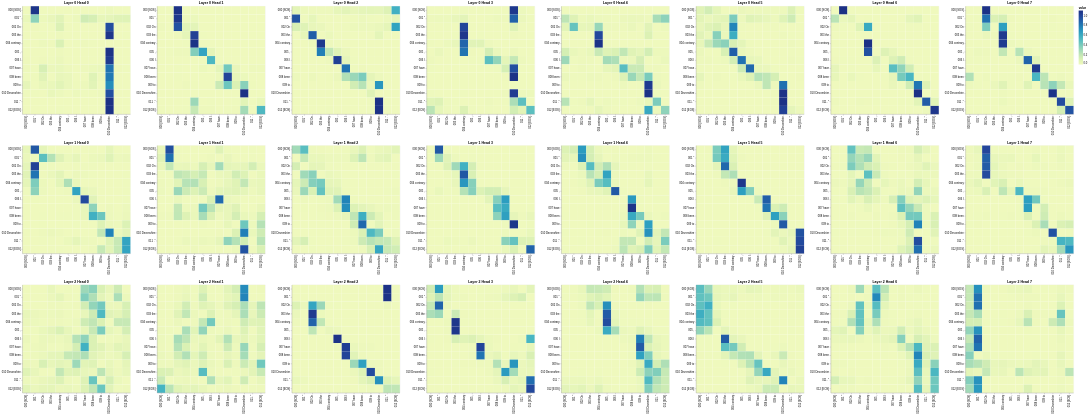

Here is the notebook cell this chart was saved with:
### Code cell
layers = [0, 1, 2]
heads = [0, 1, 2, 3, 4, 5, 6, 7]

# Encoder Self-Attention
get_all_attention_maps("encoder", layers, heads, encoder_input_tokens, encoder_input_tokens, min(20, sentence_len))

### Figure 1 — Vega-Lite specification as saved in the notebook (floating-point values rounded to 4 significant figures; data arrays with more than 128 entries replaced by an {"elided": "..."} marker saying what was removed)
{"config": {"view": {"continuousWidth": 300, "continuousHeight": 300}}, "vconcat": [{"hconcat": [{"data": {"name": "data-8e36f856382e7626b9c03893745a3822"}, "mark": {"type": "rect"}, "encoding": {"color": {"field": "value", "type": "quantitative"}, "tooltip": [{"field": "row", "type": "quantitative"}, {"field": "column", "type": "quantitative"}, {"field": "value", "type": "quantitative"}, {"field": "row_token", "type": "nominal"}, {"field": "col_token", "type": "nominal"}], "x": {"axis": {"title": ""}, "field": "col_token", "type": "nominal"}, "y": {"axis": {"title": ""}, "field": "row_token", "type": "nominal"}}, "height": 400, "name": "view_1", "title": "Layer 0 Head 0", "width": 400}, {"data": {"name": "data-ed0b0b2651f1b0445b49c04f1cbf5367"}, "mark": {"type": "rect"}, "encoding": {"color": {"field": "value", "type": "quantitative"}, "tooltip": [{"field": "row", "type": "quantitative"}, {"field": "column", "type": "quantitative"}, {"field": "value", "type": "quantitative"}, {"field": "row_token", "type": "nominal"}, {"field": "col_token", "type": "nominal"}], "x": {"axis": {"title": ""}, "field": "col_token", "type": "nominal"}, "y": {"axis": {"title": ""}, "field": "row_token", "type": "nominal"}}, "height": 400, "name": "view_2", "title": "Layer 0 Head 1", "width": 400}, {"data": {"name": "data-02a9ad457616124a4039c8e053b9f537"}, "mark": {"type": "rect"}, "encoding": {"color": {"field": "value", "type": "quantitative"}, "tooltip": [{"field": "row", "type": "quantitative"}, {"field": "column", "type": "quantitative"}, {"field": "value", "type": "quantitative"}, {"field": "row_token", "type": "nominal"}, {"field": "col_token", "type": "nominal"}], "x": {"axis": {"title": ""}, "field": "col_token", "type": "nominal"}, "y": {"axis": {"title": ""}, "field": "row_token", "type": "nominal"}}, "height": 400, "name": "view_3", "title": "Layer 0 Head 2", "width": 400}, {"data": {"name": "data-bb45e08416dc92d08b218d4147242666"}, "mark": {"type": "rect"}, "encoding": {"color": {"field": "value", "type": "quantitative"}, "tooltip": [{"field": "row", "type": "quantitative"}, {"field": "column", "type": "quantitative"}, {"field": "value", "type": "quantitative"}, {"field": "row_token", "type": "nominal"}, {"field": "col_token", "type": "nominal"}], "x": {"axis": {"title": ""}, "field": "col_token", "type": "nominal"}, "y": {"axis": {"title": ""}, "field": "row_token", "type": "nominal"}}, "height": 400, "name": "view_4", "title": "Layer 0 Head 3", "width": 400}, {"data": {"name": "data-7f8ac6d2605ab7904dda3f9696a8a0b2"}, "mark": {"type": "rect"}, "encoding": {"color": {"field": "value", "type": "quantitative"}, "tooltip": [{"field": "row", "type": "quantitative"}, {"field": "column", "type": "quantitative"}, {"field": "value", "type": "quantitative"}, {"field": "row_token", "type": "nominal"}, {"field": "col_token", "type": "nominal"}], "x": {"axis": {"title": ""}, "field": "col_token", "type": "nominal"}, "y": {"axis": {"title": ""}, "field": "row_token", "type": "nominal"}}, "height": 400, "name": "view_5", "title": "Layer 0 Head 4", "width": 400}, {"data": {"name": "data-0ab9ccf094292761a5a4045e8a96f770"}, "mark": {"type": "rect"}, "encoding": {"color": {"field": "value", "type": "quantitative"}, "tooltip": [{"field": "row", "type": "quantitative"}, {"field": "column", "type": "quantitative"}, {"field": "value", "type": "quantitative"}, {"field": "row_token", "type": "nominal"}, {"field": "col_token", "type": "nominal"}], "x": {"axis": {"title": ""}, "field": "col_token", "type": "nominal"}, "y": {"axis": {"title": ""}, "field": "row_token", "type": "nominal"}}, "height": 400, "name": "view_6", "title": "Layer 0 Head 5", "width": 400}, {"data": {"name": "data-5c9b4b730b7fc4f4673dd7f1cb9d4b81"}, "mark": {"type": "rect"}, "encoding": {"color": {"field": "value", "type": "quantitative"}, "tooltip": [{"field": "row", "type": "quantitative"}, {"field": "column", "type": "quantitative"}, {"field": "value", "type": "quantitative"}, {"field": "row_token", "type": "nominal"}, {"field": "col_token", "type": "nominal"}], "x": {"axis": {"title": ""}, "field": "col_token", "type": "nominal"}, "y": {"axis": {"title": ""}, "field": "row_token", "type": "nominal"}}, "height": 400, "name": "view_7", "title": "Layer 0 Head 6", "width": 400}, {"data": {"name": "data-aafa15253ff3b378b5fd979b7955fe46"}, "mark": {"type": "rect"}, "encoding": {"color": {"field": "value", "type": "quantitative"}, "tooltip": [{"field": "row", "type": "quantitative"}, {"field": "column", "type": "quantitative"}, {"field": "value", "type": "quantitative"}, {"field": "row_token", "type": "nominal"}, {"field": "col_token", "type": "nominal"}], "x": {"axis": {"title": ""}, "field": "col_token", "type": "nominal"}, "y": {"axis": {"title": ""}, "field": "row_token", "type": "nominal"}}, "height": 400, "name": "view_8", "title": "Layer 0 Head 7", "width": 400}]}, {"hconcat": [{"data": {"name": "data-f521ecc505eb43651f19759ef1f7d30f"}, "mark": {"type": "rect"}, "encoding": {"color": {"field": "value", "type": "quantitative"}, "tooltip": [{"field": "row", "type": "quantitative"}, {"field": "column", "type": "quantitative"}, {"field": "value", "type": "quantitative"}, {"field": "row_token", "type": "nominal"}, {"field": "col_token", "type": "nominal"}], "x": {"axis": {"title": ""}, "field": "col_token", "type": "nominal"}, "y": {"axis": {"title": ""}, "field": "row_token", "type": "nominal"}}, "height": 400, "name": "view_9", "title": "Layer 1 Head 0", "width": 400}, {"data": {"name": "data-1e7d832401d68c074dfb06720e484aa1"}, "mark": {"type": "rect"}, "encoding": {"color": {"field": "value", "type": "quantitative"}, "tooltip": [{"field": "row", "type": "quantitative"}, {"field": "column", "type": "quantitative"}, {"field": "value", "type": "quantitative"}, {"field": "row_token", "type": "nominal"}, {"field": "col_token", "type": "nominal"}], "x": {"axis": {"title": ""}, "field": "col_token", "type": "nominal"}, "y": {"axis": {"title": ""}, "field": "row_token", "type": "nominal"}}, "height": 400, "name": "view_10", "title": "Layer 1 Head 1", "width": 400}, {"data": {"name": "data-6cd22c699800d750bfffedc91dce7213"}, "mark": {"type": "rect"}, "encoding": {"color": {"field": "value", "type": "quantitative"}, "tooltip": [{"field": "row", "type": "quantitative"}, {"field": "column", "type": "quantitative"}, {"field": "value", "type": "quantitative"}, {"field": "row_token", "type": "nominal"}, {"field": "col_token", "type": "nominal"}], "x": {"axis": {"title": ""}, "field": "col_token", "type": "nominal"}, "y": {"axis": {"title": ""}, "field": "row_token", "type": "nominal"}}, "height": 400, "name": "view_11", "title": "Layer 1 Head 2", "width": 400}, {"data": {"name": "data-318c7291a78692af78dc91ac58553a20"}, "mark": {"type": "rect"}, "encoding": {"color": {"field": "value", "type": "quantitative"}, "tooltip": [{"field": "row", "type": "quantitative"}, {"field": "column", "type": "quantitative"}, {"field": "value", "type": "quantitative"}, {"field": "row_token", "type": "nominal"}, {"field": "col_token", "type": "nominal"}], "x": {"axis": {"title": ""}, "field": "col_token", "type": "nominal"}, "y": {"axis": {"title": ""}, "field": "row_token", "type": "nominal"}}, "height": 400, "name": "view_12", "title": "Layer 1 Head 3", "width": 400}, {"data": {"name": "data-5c8009d3117e6558184c0c0da4094077"}, "mark": {"type": "rect"}, "encoding": {"color": {"field": "value", "type": "quantitative"}, "tooltip": [{"field": "row", "type": "quantitative"}, {"field": "column", "type": "quantitative"}, {"field": "value", "type": "quantitative"}, {"field": "row_token", "type": "nominal"}, {"field": "col_token", "type": "nominal"}], "x": {"axis": {"title": ""}, "field": "col_token", "type": "nominal"}, "y": {"axis": {"title": ""}, "field": "row_token", "type": "nominal"}}, "height": 400, "name": "view_13", "title": "Layer 1 Head 4", "width": 400}, {"data": {"name": "data-38a80dd1128729b7f5e39c0a25dcc1d4"}, "mark": {"type": "rect"}, "encoding": {"color": {"field": "value", "type": "quantitative"}, "tooltip": [{"field": "row", "type": "quantitative"}, {"field": "column", "type": "quantitative"}, {"field": "value", "type": "quantitative"}, {"field": "row_token", "type": "nominal"}, {"field": "col_token", "type": "nominal"}], "x": {"axis": {"title": ""}, "field": "col_token", "type": "nominal"}, "y": {"axis": {"title": ""}, "field": "row_token", "type": "nominal"}}, "height": 400, "name": "view_14", "title": "Layer 1 Head 5", "width": 400}, {"data": {"name": "data-85eaed12421e12c746ea23118c89f0fa"}, "mark": {"type": "rect"}, "encoding": {"color": {"field": "value", "type": "quantitative"}, "tooltip": [{"field": "row", "type": "quantitative"}, {"field": "column", "type": "quantitative"}, {"field": "value", "type": "quantitative"}, {"field": "row_token", "type": "nominal"}, {"field": "col_token", "type": "nominal"}], "x": {"axis": {"title": ""}, "field": "col_token", "type": "nominal"}, "y": {"axis": {"title": ""}, "field": "row_token", "type": "nominal"}}, "height": 400, "name": "view_15", "title": "Layer 1 Head 6", "width": 400}, {"data": {"name": "data-a4cbdd813791504076c596dfbe6fb9bb"}, "mark": {"type": "rect"}, "encoding": {"color": {"field": "value", "type": "quantitative"}, "tooltip": [{"field": "row", "type": "quantitative"}, {"field": "column", "type": "quantitative"}, {"field": "value", "type": "quantitative"}, {"field": "row_token", "type": "nominal"}, {"field": "col_token", "type": "nominal"}], "x": {"axis": {"title": ""}, "field": "col_token", "type": "nominal"}, "y": {"axis": {"title": ""}, "field": "row_token", "type": "nominal"}}, "height": 400, "name": "view_16", "title": "Layer 1 Head 7", "width": 400}]}, {"hconcat": [{"data": {"name": "data-8542c7c0c0ffb04cafec18dcc2cd472d"}, "mark": {"type": "rect"}, "encoding": {"color": {"field": "value", "type": "quantitative"}, "tooltip": [{"field": "row", "type": "quantitative"}, {"field": "column", "type": "quantitative"}, {"field": "value", "type": "quantitative"}, {"field": "row_token", "type": "nominal"}, {"field": "col_token", "type": "nominal"}], "x": {"axis": {"title": ""}, "field": "col_token", "type": "nominal"}, "y": {"axis": {"title": ""}, "field": "row_token", "type": "nominal"}}, "height": 400, "name": "view_17", "title": "Layer 2 Head 0", "width": 400}, {"data": {"name": "data-da021b71b50fd2adda658e8abd5e2c1e"}, "mark": {"type": "rect"}, "encoding": {"color": {"field": "value", "type": "quantitative"}, "tooltip": [{"field": "row", "type": "quantitative"}, {"field": "column", "type": "quantitative"}, {"field": "value", "type": "quantitative"}, {"field": "row_token", "type": "nominal"}, {"field": "col_token", "type": "nominal"}], "x": {"axis": {"title": ""}, "field": "col_token", "type": "nominal"}, "y": {"axis": {"title": ""}, "field": "row_token", "type": "nominal"}}, "height": 400, "name": "view_18", "title": "Layer 2 Head 1", "width": 400}, {"data": {"name": "data-bbdd0e005c22a95ec2e43e2b491d302a"}, "mark": {"type": "rect"}, "encoding": {"color": {"field": "value", "type": "quantitative"}, "tooltip": [{"field": "row", "type": "quantitative"}, {"field": "column", "type": "quantitative"}, {"field": "value", "type": "quantitative"}, {"field": "row_token", "type": "nominal"}, {"field": "col_token", "type": "nominal"}], "x": {"axis": {"title": ""}, "field": "col_token", "type": "nominal"}, "y": {"axis": {"title": ""}, "field": "row_token", "type": "nominal"}}, "height": 400, "name": "view_19", "title": "Layer 2 Head 2", "width": 400}, {"data": {"name": "data-6d9c8747f075914989e9ca8c97f6d48d"}, "mark": {"type": "rect"}, "encoding": {"color": {"field": "value", "type": "quantitative"}, "tooltip": [{"field": "row", "type": "quantitative"}, {"field": "column", "type": "quantitative"}, {"field": "value", "type": "quantitative"}, {"field": "row_token", "type": "nominal"}, {"field": "col_token", "type": "nominal"}], "x": {"axis": {"title": ""}, "field": "col_token", "type": "nominal"}, "y": {"axis": {"title": ""}, "field": "row_token", "type": "nominal"}}, "height": 400, "name": "view_20", "title": "Layer 2 Head 3", "width": 400}, {"data": {"name": "data-14b872da31bf3644791ae489aa05688a"}, "mark": {"type": "rect"}, "encoding": {"color": {"field": "value", "type": "quantitative"}, "tooltip": [{"field": "row", "type": "quantitative"}, {"field": "column", "type": "quantitative"}, {"field": "value", "type": "quantitative"}, {"field": "row_token", "type": "nominal"}, {"field": "col_token", "type": "nominal"}], "x": {"axis": {"title": ""}, "field": "col_token", "type": "nominal"}, "y": {"axis": {"title": ""}, "field": "row_token", "type": "nominal"}}, "height": 400, "name": "view_21", "title": "Layer 2 Head 4", "width": 400}, {"data": {"name": "data-d05b0f101804be26d24045f058d29985"}, "mark": {"type": "rect"}, "encoding": {"color": {"field": "value", "type": "quantitative"}, "tooltip": [{"field": "row", "type": "quantitative"}, {"field": "column", "type": "quantitative"}, {"field": "value", "type": "quantitative"}, {"field": "row_token", "type": "nominal"}, {"field": "col_token", "type": "nominal"}], "x": {"axis": {"title": ""}, "field": "col_token", "type": "nominal"}, "y": {"axis": {"title": ""}, "field": "row_token", "type": "nominal"}}, "height": 400, "name": "view_22", "title": "Layer 2 Head 5", "width": 400}, {"data": {"name": "data-d6760eeb6b0d96f24d6edfc617420ef9"}, "mark": {"type": "rect"}, "encoding": {"color": {"field": "value", "type": "quantitative"}, "tooltip": [{"field": "row", "type": "quantitative"}, {"field": "column", "type": "quantitative"}, {"field": "value", "type": "quantitative"}, {"field": "row_token", "type": "nominal"}, {"field": "col_token", "type": "nominal"}], "x": {"axis": {"title": ""}, "field": "col_token", "type": "nominal"}, "y": {"axis": {"title": ""}, "field": "row_token", "type": "nominal"}}, "height": 400, "name": "view_23", "title": "Layer 2 Head 6", "width": 400}, {"data": {"name": "data-dc2e32b2fc202e5408dcac7369572852"}, "mark": {"type": "rect"}, "encoding": {"color": {"field": "value", "type": "quantitative"}, "tooltip": [{"field": "row", "type": "quantitative"}, {"field": "column", "type": "quantitative"}, {"field": "value", "type": "quantitative"}, {"field": "row_token", "type": "nominal"}, {"field": "col_token", "type": "nominal"}], "x": {"axis": {"title": ""}, "field": "col_token", "type": "nominal"}, "y": {"axis": {"title": ""}, "field": "row_token", "type": "nominal"}}, "height": 400, "name": "view_24", "title": "Layer 2 Head 7", "width": 400}]}], "params": [{"name": "param_1", "select": {"type": "interval", "encodings": ["x", "y"]}, "bind": "scales", "views": ["view_1"]}, {"name": "param_2", "select": {"type": "interval", "encodings": ["x", "y"]}, "bind": "scales", "views": ["view_2"]}, {"name": "param_3", "select": {"type": "interval", "encodings": ["x", "y"]}, "bind": "scales", "views": ["view_3"]}, {"name": "param_4", "select": {"type": "interval", "encodings": ["x", "y"]}, "bind": "scales", "views": ["view_4"]}, {"name": "param_5", "select": {"type": "interval", "encodings": ["x", "y"]}, "bind": "scales", "views": ["view_5"]}, {"name": "param_6", "select": {"type": "interval", "encodings": ["x", "y"]}, "bind": "scales", "views": ["view_6"]}, {"name": "param_7", "select": {"type": "interval", "encodings": ["x", "y"]}, "bind": "scales", "views": ["view_7"]}, {"name": "param_8", "select": {"type": "interval", "encodings": ["x", "y"]}, "bind": "scales", "views": ["view_8"]}, {"name": "param_9", "select": {"type": "interval", "encodings": ["x", "y"]}, "bind": "scales", "views": ["view_9"]}, {"name": "param_10", "select": {"type": "interval", "encodings": ["x", "y"]}, "bind": "scales", "views": ["view_10"]}, {"name": "param_11", "select": {"type": "interval", "encodings": ["x", "y"]}, "bind": "scales", "views": ["view_11"]}, {"name": "param_12", "select": {"type": "interval", "encodings": ["x", "y"]}, "bind": "scales", "views": ["view_12"]}, {"name": "param_13", "select": {"type": "interval", "encodings": ["x", "y"]}, "bind": "scales", "views": ["view_13"]}, {"name": "param_14", "select": {"type": "interval", "encodings": ["x", "y"]}, "bind": "scales", "views": ["view_14"]}, {"name": "param_15", "select": {"type": "interval", "encodings": ["x", "y"]}, "bind": "scales", "views": ["view_15"]}, {"name": "param_16", "select": {"type": "interval", "encodings": ["x", "y"]}, "bind": "scales", "views": ["view_16"]}, {"name": "param_17", "select": {"type": "interval", "encodings": ["x", "y"]}, "bind": "scales", "views": ["view_17"]}, {"name": "param_18", "select": {"type": "interval", "encodings": ["x", "y"]}, "bind": "scales", "views": ["view_18"]}, {"name": "param_19", "select": {"type": "interval", "encodings": ["x", "y"]}, "bind": "scales", "views": ["view_19"]}, {"name": "param_20", "select": {"type": "interval", "encodings": ["x", "y"]}, "bind": "scales", "views": ["view_20"]}, {"name": "param_21", "select": {"type": "interval", "encodings": ["x", "y"]}, "bind": "scales", "views": ["view_21"]}, {"name": "param_22", "select": {"type": "interval", "encodings": ["x", "y"]}, "bind": "scales", "views": ["view_22"]}, {"name": "param_23", "select": {"type": "interval", "encodings": ["x", "y"]}, "bind": "scales", "views": ["view_23"]}, {"name": "param_24", "select": {"type": "interval", "encodings": ["x", "y"]}, "bind": "scales", "views": ["view_24"]}], "$schema": "https://vega.github.io/schema/vega-lite/v5.14.1.json", "datasets": {"data-8e36f856382e7626b9c03893745a3822": {"elided": "169 records"}, "data-ed0b0b2651f1b0445b49c04f1cbf5367": {"elided": "169 records"}, "data-02a9ad457616124a4039c8e053b9f537": {"elided": "169 records"}, "data-bb45e08416dc92d08b218d4147242666": {"elided": "169 records"}, "data-7f8ac6d2605ab7904dda3f9696a8a0b2": {"elided": "169 records"}, "data-0ab9ccf094292761a5a4045e8a96f770": {"elided": "169 records"}, "data-5c9b4b730b7fc4f4673dd7f1cb9d4b81": {"elided": "169 records"}, "data-aafa15253ff3b378b5fd979b7955fe46": {"elided": "169 records"}, "data-f521ecc505eb43651f19759ef1f7d30f": {"elided": "169 records"}, "data-1e7d832401d68c074dfb06720e484aa1": {"elided": "169 records"}, "data-6cd22c699800d750bfffedc91dce7213": {"elided": "169 records"}, "data-318c7291a78692af78dc91ac58553a20": {"elided": "169 records"}, "data-5c8009d3117e6558184c0c0da4094077": {"elided": "169 records"}, "data-38a80dd1128729b7f5e39c0a25dcc1d4": {"elided": "169 records"}, "data-85eaed12421e12c746ea23118c89f0fa": {"elided": "169 records"}, "data-a4cbdd813791504076c596dfbe6fb9bb": {"elided": "169 records"}, "data-8542c7c0c0ffb04cafec18dcc2cd472d": {"elided": "169 records"}, "data-da021b71b50fd2adda658e8abd5e2c1e": {"elided": "169 records"}, "data-bbdd0e005c22a95ec2e43e2b491d302a": {"elided": "169 records"}, "data-6d9c8747f075914989e9ca8c97f6d48d": {"elided": "169 records"}, "data-14b872da31bf3644791ae489aa05688a": {"elided": "169 records"}, "data-d05b0f101804be26d24045f058d29985": {"elided": "169 records"}, "data-d6760eeb6b0d96f24d6edfc617420ef9": {"elided": "169 records"}, "data-dc2e32b2fc202e5408dcac7369572852": {"elided": "169 records"}}}
